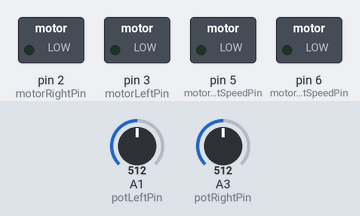
The sketch below on a simulated Arduino Uno, built with avr-gcc and run on an emulated ATmega328P. Parts: switched loads named in the sketch (green lamp = pin HIGH). The inputs (shaded band) are chosen by the test bench; at power-on: A1 (potLeftPin) = 512, A3 (potRightPin) = 512.

Above: at 1.2 s.
1.3 s: A1 (potLeftPin) set to 536
2.8 s: A1 (potLeftPin) set to 567
At 3.2 s:
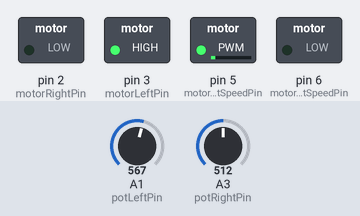
4.3 s: A3 (potRightPin) set to 534
5.8 s: A3 (potRightPin) set to 562
At 7.0 s:
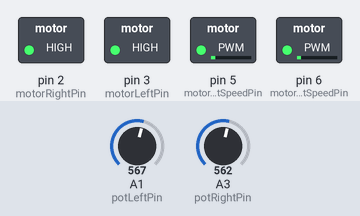
7.3 s: A1 (potLeftPin) set to 511
At 8.4 s:
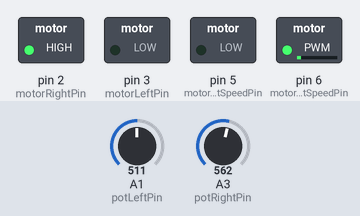
8.8 s: A3 (potRightPin) set to 716
At 9.8 s:
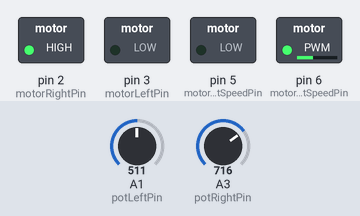
Timing chart, 0 to 11.3 s (numbered marks = the images above; inputs shaded):
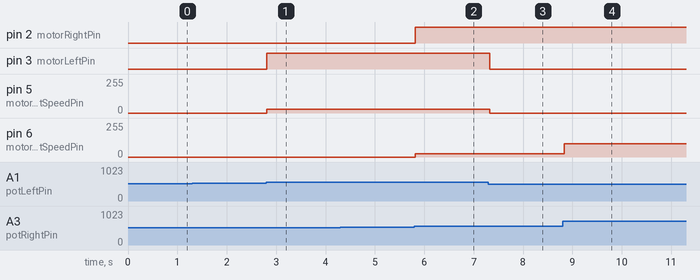

Measured:
- the behaviour switches between 551 and 552 on A1 (potLeftPin) (found by bisection; images 0 and 1)
- the behaviour switches between 551 and 552 on A3 (potRightPin) (found by bisection; images 1 and 2)
- after the input at 1.3 s, every drawn part: stays the same
- after the input at 2.8 s, pin 3 (motorLeftPin): LOW → HIGH at once; pin 5 (motorLeftSpeedPin): 0/255 → 27/255 at once
- after the input at 4.3 s, every drawn part: stays the same
- after the input at 5.8 s, pin 2 (motorRightPin): LOW → HIGH at once; pin 6 (motorRightSpeedPin): 0/255 → 25/255 at once
- after the input at 7.3 s, pin 3 (motorLeftPin): HIGH → LOW at once; pin 5 (motorLeftSpeedPin): 27/255 → 0/255 at once
- after the input at 8.8 s, pin 6 (motorRightSpeedPin): 25/255 → 101/255 at once

The sketch:

motorTest_copy.ino
```cpp
const int motorRightPin = 2;          // Motor 1 Pin
const int motorLeftPin = 3;           // Motor 2 Pin
const int motorRightSpeedPin = 6;     // Motor 1 Speed Pin
const int motorLeftSpeedPin = 5;      // Motor 2 Speed Pin
const int potRightPin = A3;           // Potentiometer 1 Pin (Left)
const int potLeftPin = A1;            // Potentiometer 2 Pin (Right)

int pwmValueRight;                     // PWM value for Motor 1
int pwmValueLeft;                      // PWM value for Motor 2

void setup() {
  pinMode(motorRightPin, OUTPUT);      // Motor 1 control pin
  pinMode(motorLeftPin, OUTPUT);       // Motor 2 control pin
  pinMode(motorRightSpeedPin, OUTPUT);// Motor 1 speed control pin
  pinMode(motorLeftSpeedPin, OUTPUT); // Motor 2 speed control pin
  pinMode(potRightPin, INPUT);         // Potentiometer 1 pin
  pinMode(potLeftPin, INPUT);          // Potentiometer 2 pin
}

void loop() {
  int potValueRight = analogRead(potRightPin);     // Read potentiometer 1 value
  int potValueLeft = analogRead(potLeftPin);       // Read potentiometer 2 value

  // Map potentiometer values to PWM values
  pwmValueRight = map(potValueRight, 0, 1023, -255, 255);
  pwmValueLeft = map(potValueLeft, 0, 1023, -255, 255);

  // Adjust PWM values around the middle to stop the motors
  if (abs(pwmValueRight) < 20) {
    pwmValueRight = 0;
  }
  if (abs(pwmValueLeft) < 20) {
    pwmValueLeft = 0;
  }

  // Control Motor 1 (Right)
  if (pwmValueRight > 0) {
    digitalWrite(motorRightPin, HIGH);       // Turn Motor 1 on forward
    analogWrite(motorRightSpeedPin, pwmValueRight); // Set Motor 1 speed
  } else {
    digitalWrite(motorRightPin, LOW);        // Turn Motor 1 off backward
    analogWrite(motorRightSpeedPin, -pwmValueRight); // Set Motor 1 speed
  }

  // Control Motor 2 (Left)
  if (pwmValueLeft > 0) {
    digitalWrite(motorLeftPin, HIGH);        // Turn Motor 2 on forward
    analogWrite(motorLeftSpeedPin, pwmValueLeft); // Set Motor 2 speed
  } else {
    digitalWrite(motorLeftPin, LOW);         // Turn Motor 2 off backward
    analogWrite(motorLeftSpeedPin, -pwmValueLeft); // Set Motor 2 speed
  }

  delay(100); // Delay for stability
}
```
